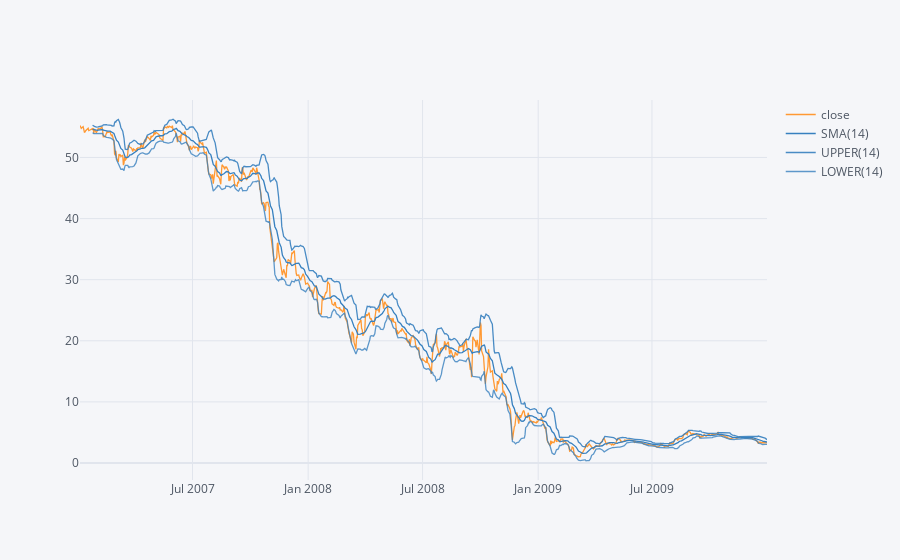

Here is the notebook cell this chart was saved with:
### Markdown cell above
<font color=navy size=3>**Citigroup has been the riskiest stock as indicated by the high value of standard deviation.**</font>

### Code cell
# Bollinger Bands (for risk assessement) of Citibank stock
C['close'].loc['2007-01-01':'2009-12-31'].ta_plot(study='boll')

### Figure 1 — Plotly figure (JSON) as saved in the notebook; plotly's stock layout.template omitted (floating-point values rounded to 4 significant figures; data arrays with more than 128 entries replaced by an {"elided": "..."} marker saying what was removed)
{"data": [{"line": {"color": "rgba(255, 153, 51, 1.0)", "dash": "solid", "shape": "linear", "width": 1.3}, "mode": "lines", "name": "close", "text": "", "type": "scatter", "x": {"elided": "756 str values"}, "y": {"elided": "756 float values"}}, {"line": {"color": "rgba(55, 128, 191, 1.0)", "dash": "solid", "shape": "linear", "width": 1.3}, "mode": "lines", "name": "SMA(14)", "text": "", "type": "scatter", "x": {"elided": "756 str values"}, "y": {"elided": "756 mixed values"}}, {"line": {"color": "rgba(55, 128, 191, 0.8999999999999999)", "dash": "solid", "shape": "linear", "width": 1.3}, "mode": "lines", "name": "UPPER(14)", "text": "", "type": "scatter", "x": {"elided": "756 str values"}, "y": {"elided": "756 mixed values"}}, {"line": {"color": "rgba(55, 128, 191, 0.7999999999999998)", "dash": "solid", "shape": "linear", "width": 1.3}, "mode": "lines", "name": "LOWER(14)", "text": "", "type": "scatter", "x": {"elided": "756 str values"}, "y": {"elided": "756 mixed values"}}], "layout": {"legend": {"bgcolor": "#F5F6F9", "font": {"color": "#4D5663"}}, "paper_bgcolor": "#F5F6F9", "plot_bgcolor": "#F5F6F9", "title": {"font": {"color": "#4D5663"}}, "xaxis": {"gridcolor": "#E1E5ED", "showgrid": true, "tickfont": {"color": "#4D5663"}, "title": {"font": {"color": "#4D5663"}, "text": ""}, "zerolinecolor": "#E1E5ED"}, "yaxis": {"gridcolor": "#E1E5ED", "showgrid": true, "tickfont": {"color": "#4D5663"}, "title": {"font": {"color": "#4D5663"}, "text": ""}, "zerolinecolor": "#E1E5ED"}}}
